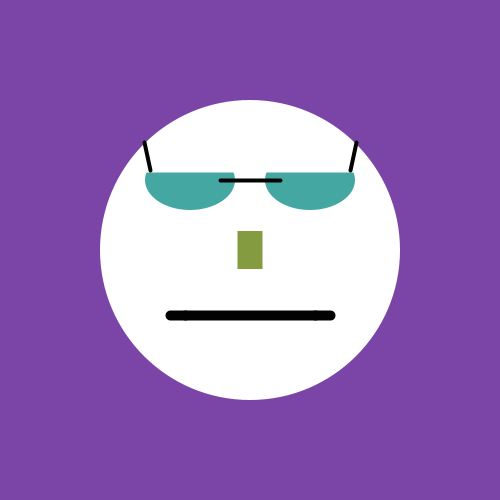
Frame 1 (no input)
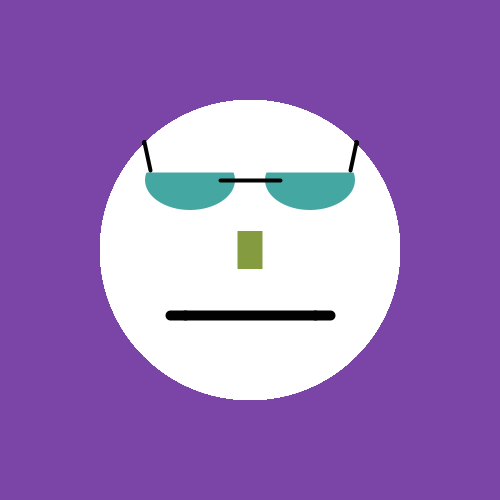
Frame 60 (the mouse pressed at the canvas centre just before this capture)
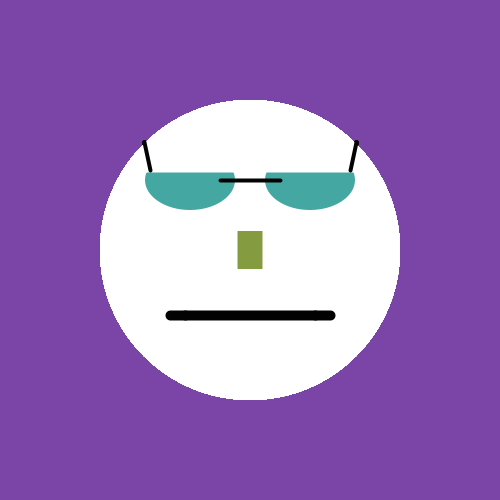
Frame 120 (the mouse held since frame 60 and released just before this capture)

The Processing sketch that drew these frames (run headless with seeded random() and noise(); from frame 60 on, the mouse is pressed at the canvas centre):

// Processing sketch: SmileEx
// ── SmileEx.pde
float numFrames = 0; 
void setup()
{
  background(#7B45A7);
  size(500,500);
  rectMode(CENTER);
  frameRate(5);
}
void draw()
{
  numFrames++;
  noStroke();
  fill(255);
  ellipse(250,250,300,300);
  //the head
  
  noStroke();
  fill(#45A7A2);
  ellipse(190,180,90,60);
  ellipse(310,180,90,60);
  fill(255);
  rect(250,160,210,25);
  stroke(3);
  strokeWeight(4);
  line(144,142,150,170);
  line(220,180,280,180);
  line(356,142,350,170);
  //the sunglasses
  
  noStroke();
  fill(#859B40);
  rect(250,250,25,38);
  //the nose
  
  stroke(2);
  strokeWeight(10);
  line(185,315,315,315);
  //part of the mouth


  if(numFrames/5==1)
  {
    line(170,295,185,315);
    line(330,295,315,315);
    //smile
  }
  else if(numFrames/5==2)
  {
    line(170,335,185,315);
    line(330,335,315,315);
    noStroke();
    fill(#F7194D);
    ellipse(250,335,50,90);
    fill(255);
    rect(250,296,48,30);
    //frown with tongue
  }
  else
  {
    line(170,315,185,315);
    line(330,315,315,315);
    //no emotion
  }

}
